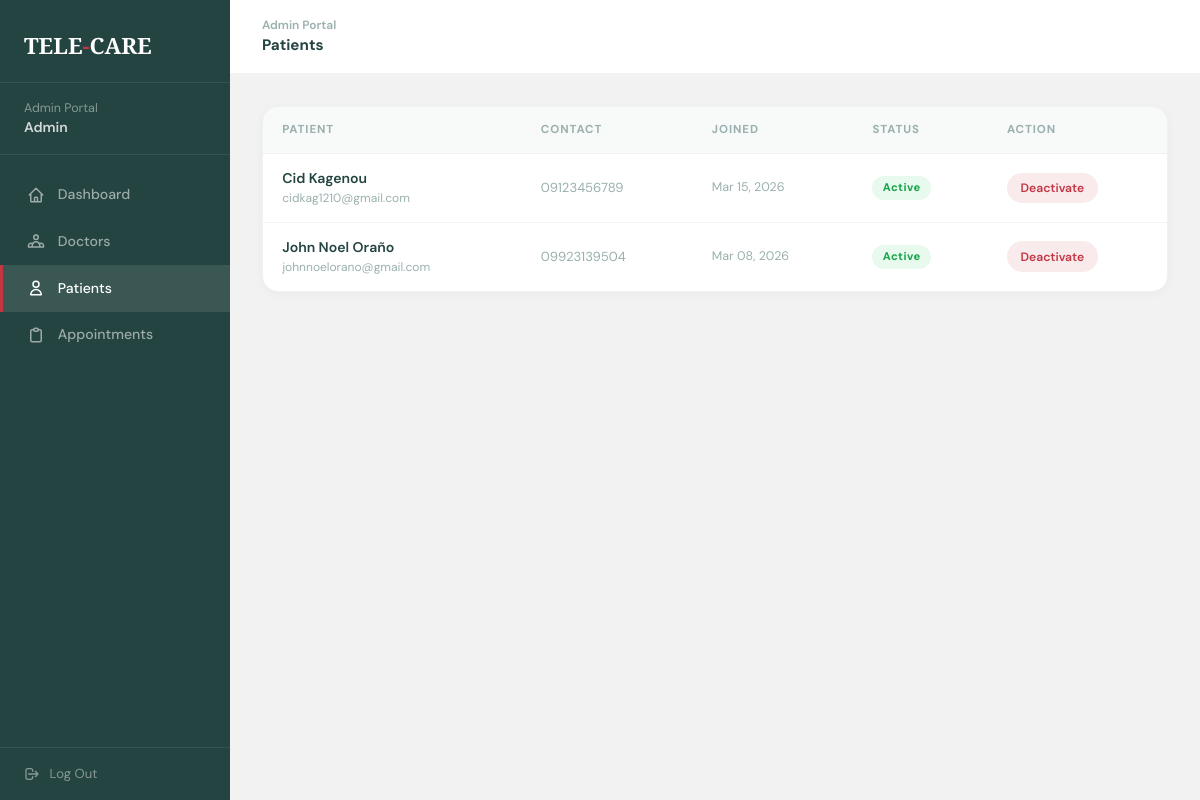
Page /admin/patients.php (signed in) on the committed database.
### tables this page shows
CREATE TABLE `patients` (
  `id` int NOT NULL AUTO_INCREMENT,
  `full_name` varchar(150) NOT NULL,
  `date_of_birth` date NOT NULL,
  `gender` enum('Male','Female','Prefer not to say') NOT NULL,
  `email` varchar(150) NOT NULL,
  `phone_number` varchar(20) NOT NULL,
  `profile_photo` varchar(255) DEFAULT NULL,
  `emergency_name` varchar(150) DEFAULT NULL,
  `emergency_relationship` varchar(80) DEFAULT NULL,
  `emergency_number` varchar(20) DEFAULT NULL,
  `password` varchar(255) NOT NULL,
  `security_question` varchar(255) DEFAULT NULL,
  `security_answer` varchar(255) DEFAULT NULL,
  `home_address` varchar(255) DEFAULT NULL,
  `city` varchar(100) DEFAULT NULL,
  `country_region` varchar(100) DEFAULT NULL,
  `insurance_provider` varchar(150) DEFAULT NULL,
  `insurance_policy_no` varchar(100) DEFAULT NULL,
  `preferred_language` varchar(80) DEFAULT 'English',
  `created_at` timestamp NULL DEFAULT CURRENT_TIMESTAMP,
  `updated_at` timestamp NULL DEFAULT CURRENT_TIMESTAMP ON UPDATE CURRENT_TIMESTAMP,
  `is_verified` tinyint(1) NOT NULL DEFAULT '0',
  `verification_token` varchar(64) DEFAULT NULL,
  `token_expires_at` datetime DEFAULT NULL,
  `reset_token` varchar(64) DEFAULT NULL,
  `reset_expires` datetime DEFAULT NULL,
  PRIMARY KEY (`id`),
  UNIQUE KEY `email` (`email`)
);

### admin/patients.php (the view, shortened to what this page needs)
<?php
require_once '../database/config.php';
?>
<!DOCTYPE html>
<html lang="en">
<head>
  <script src="https://cdn.tailwindcss.com"></script>
</head>
<body>
<aside class="sidebar">
  <div class="sidebar-logo">TELE<span>-</span>CARE</div>
  <div class="sidebar-admin">Admin Portal<br/><strong><?= htmlspecialchars($_SESSION['admin_name'] ?? 'Admin') ?></strong></div>
  <nav class="nav-links">
    <a href="dashboard.php" class="nav-link">
      <svg fill="none" viewBox="0 0 24 24" stroke-width="2"><path stroke-linecap="round" stroke-linejoin="round" d="M3 12l2-2m0 0l7-7 7 7M5 10v10a1 1 0 001 1h3m10-11l2 2m-2-2v10a1 1 0 01-1 1h-3m-6 0a1 1 0 001-1v-4a1 1 0 011-1h2a1 1 0 011 1v4a1 1 0 001 1m-6 0h6"/></svg>
      Dashboard
    </a>
    <a href="doctors.php" class="nav-link">
      <svg fill="none" viewBox="0 0 24 24" stroke-width="2"><path stroke-linecap="round" stroke-linejoin="round" d="M17 20h5v-2a3 3 0 00-5.356-1.857M17 20H7m10 0v-2c0-.656-.126-1.283-.356-1.857M7 20H2v-2a3 3 0 015.356-1.857M7 20v-2c0-.656.126-1.283.356-1.857m0 0a5.002 5.002 0 019.288 0M15 7a3 3 0 11-6 0 3 3 0 016 0z"/></svg>
      Doctors
    </a>
    <a href="patients.php" class="nav-link active">
      <svg fill="none" viewBox="0 0 24 24" stroke-width="2"><path stroke-linecap="round" stroke-linejoin="round" d="M16 7a4 4 0 11-8 0 4 4 0 018 0zM12 14a7 7 0 00-7 7h14a7 7 0 00-7-7z"/></svg>
      Patients
    </a>
    <a href="assignments.php" class="nav-link">
      <svg fill="none" viewBox="0 0 24 24" stroke-width="2"><path stroke-linecap="round" stroke-linejoin="round" d="M9 5H7a2 2 0 00-2 2v12a2 2 0 002 2h10a2 2 0 002-2V7a2 2 0 00-2-2h-2M9 5a2 2 0 002 2h2a2 2 0 002-2M9 5a2 2 0 012-2h2a2 2 0 012 2"/></svg>
      Appointments
    </a>
  </nav>
  <div class="sidebar-logout">
    <a href="logout.php" class="logout-btn">
      <svg width="16" height="16" fill="none" viewBox="0 0 24 24" stroke="currentColor" stroke-width="2"><path stroke-linecap="round" stroke-linejoin="round" d="M17 16l4-4m0 0l-4-4m4 4H7m6 4v1a3 3 0 01-3 3H6a3 3 0 01-3-3V7a3 3 0 013-3h4a3 3 0 013 3v1"/></svg>
      Log Out
    </a>
  </div>
</aside>
<div class="main">
  <div class="topbar">
    <div>
      <div style="font-size:0.75rem;color:#9ab0ae;font-weight:600;">Admin Portal</div>
      <div style="font-size:0.95rem;font-weight:700;">Patients</div>
    </div>
  </div>
  <div class="page-content">
    <div class="table-wrap">
      <table>
        <thead>
          <tr><th>Patient</th><th>Contact</th><th>Joined</th><th>Status</th><th>Action</th></tr>
        </thead>
        <tbody>
        <?php
        $pres = $conn->query("SELECT * FROM patients ORDER BY created_at DESC");
        if ($pres && $pres->num_rows > 0): while ($pt = $pres->fetch_assoc()):
            $isActive = isset($pt['is_active']) ? (int)$pt['is_active'] : 1;
            $safeName = htmlspecialchars(addslashes($pt['full_name']));
        ?>
        <tr class="<?= !$isActive ? 'inactive-row' : '' ?>">
          <td>
            <div style="font-weight:600;"><?= htmlspecialchars($pt['full_name']) ?></div>
            <div style="font-size:0.75rem;color:#9ab0ae;"><?= htmlspecialchars($pt['email']) ?></div>
          </td>
          <td style="font-size:0.82rem;color:#9ab0ae;"><?= htmlspecialchars($pt['phone_number'] ?? '—') ?></td>
          <td style="font-size:0.78rem;color:#9ab0ae;"><?= date('M d, Y', strtotime($pt['created_at'])) ?></td>
          <td>
            <span class="badge <?= $isActive ? 'badge-green' : 'badge-red' ?>">
              <?= $isActive ? 'Active' : 'Deactivated' ?>
            </span>
          </td>
          <td>
            <?php if ($isActive): ?>
              <a href="?toggle_active=1&pid=<?= $pt['id'] ?>&active=1"
                 class="btn-sm btn-deactivate"
                 onclick="return confirm('Deactivate <?= $safeName ?>\'s account? They will no longer be able to log in.')">
                Deactivate
              </a>
            <?php endif; ?>
          </td>
        </tr>
        <?php endwhile; else: ?>
        <tr><td colspan="5" class="empty-row">No patients registered yet.</td></tr>
        <?php endif; ?>
        </tbody>
      </table>
    </div>
  </div>
</div>
</body>
</html>

### admin/patients.php (style rules this page uses)
:root { --red:#C33643;--green:#244441;--blue:#3F82E3;--bg:#F2F2F2;--white:#FFFFFF }
* { box-sizing:border-box;margin:0;padding:0 }
body { font-family:'DM Sans',sans-serif;background:var(--bg);color:var(--green);display:flex;min-height:100vh }
.sidebar { width:230px;min-width:230px;background:var(--green);display:flex;flex-direction:column;position:sticky;top:0;height:100vh;overflow-y:auto }
.sidebar-logo { padding:1.8rem 1.5rem 1.2rem;font-family:'Playfair Display',serif;font-size:1.4rem;font-weight:900;color:#fff;border-bottom:1px solid rgba(255,255,255,0.08) }
.sidebar-logo span { color:var(--red) }
.sidebar-admin { padding:1rem 1.5rem;font-size:0.78rem;color:rgba(255,255,255,0.45);border-bottom:1px solid rgba(255,255,255,0.08) }
.sidebar-admin strong { color:rgba(255,255,255,0.8);font-weight:600;display:block;font-size:0.88rem }
.nav-links { padding:1rem 0;flex:1 }
.nav-link { display:flex;align-items:center;gap:0.8rem;padding:0.8rem 1.5rem;color:rgba(255,255,255,0.55);font-size:0.88rem;font-weight:500;width:100%;text-align:left;font-family:'DM Sans',sans-serif;transition:all 0.2s;border-left:3px solid transparent;text-decoration:none }
.nav-link svg { width:18px;height:18px;stroke:currentColor;flex-shrink:0 }
.nav-link.active { color:#fff;background:rgba(255,255,255,0.1);border-left-color:var(--red) }
.sidebar-logout { padding:1rem 1.5rem;border-top:1px solid rgba(255,255,255,0.08) }
.logout-btn { display:flex;align-items:center;gap:0.6rem;color:rgba(255,255,255,0.45);font-size:0.82rem;text-decoration:none;transition:color 0.2s }
.main { flex:1;overflow-y:auto }
.topbar { background:var(--white);padding:1rem 2rem;display:flex;align-items:center;justify-content:space-between;border-bottom:1px solid rgba(36,68,65,0.07);position:sticky;top:0;z-index:50 }
.page-content { padding:2rem }
.table-wrap { background:var(--white);border-radius:16px;overflow:hidden;border:1px solid rgba(36,68,65,0.07);box-shadow:0 2px 10px rgba(0,0,0,0.04) }
table { width:100%;border-collapse:collapse }
th { padding:0.9rem 1.2rem;font-size:0.72rem;font-weight:700;text-transform:uppercase;letter-spacing:0.08em;color:#9ab0ae;text-align:left;background:rgba(36,68,65,0.03);border-bottom:1px solid rgba(36,68,65,0.07) }
td { padding:0.9rem 1.2rem;font-size:0.88rem;border-bottom:1px solid rgba(36,68,65,0.05);vertical-align:middle }
tr:last-child td { border-bottom:none }
.badge { display:inline-block;padding:0.22rem 0.65rem;border-radius:50px;font-size:0.7rem;font-weight:700;letter-spacing:0.04em }
.badge-green { background:rgba(34,197,94,0.1);color:#16a34a }
.btn-sm { padding:0.38rem 0.85rem;border-radius:50px;font-size:0.76rem;font-weight:600;border:none;cursor:pointer;font-family:'DM Sans',sans-serif;transition:all 0.2s;text-decoration:none;display:inline-block;white-space:nowrap }
.btn-deactivate { background:rgba(195,54,67,0.1);color:var(--red) }

### rows in the picture
patients: full_name "Cid Kagenou", email "cidkag1210@gmail.com", phone_number "09123456789", created_at "Mar 15, 2026"
patients: full_name "John Noel Oraño", email "johnnoelorano@gmail.com", phone_number "09923139504", created_at "Mar 08, 2026"

### other values in the picture
$_SESSION['admin_name'] "Admin"
